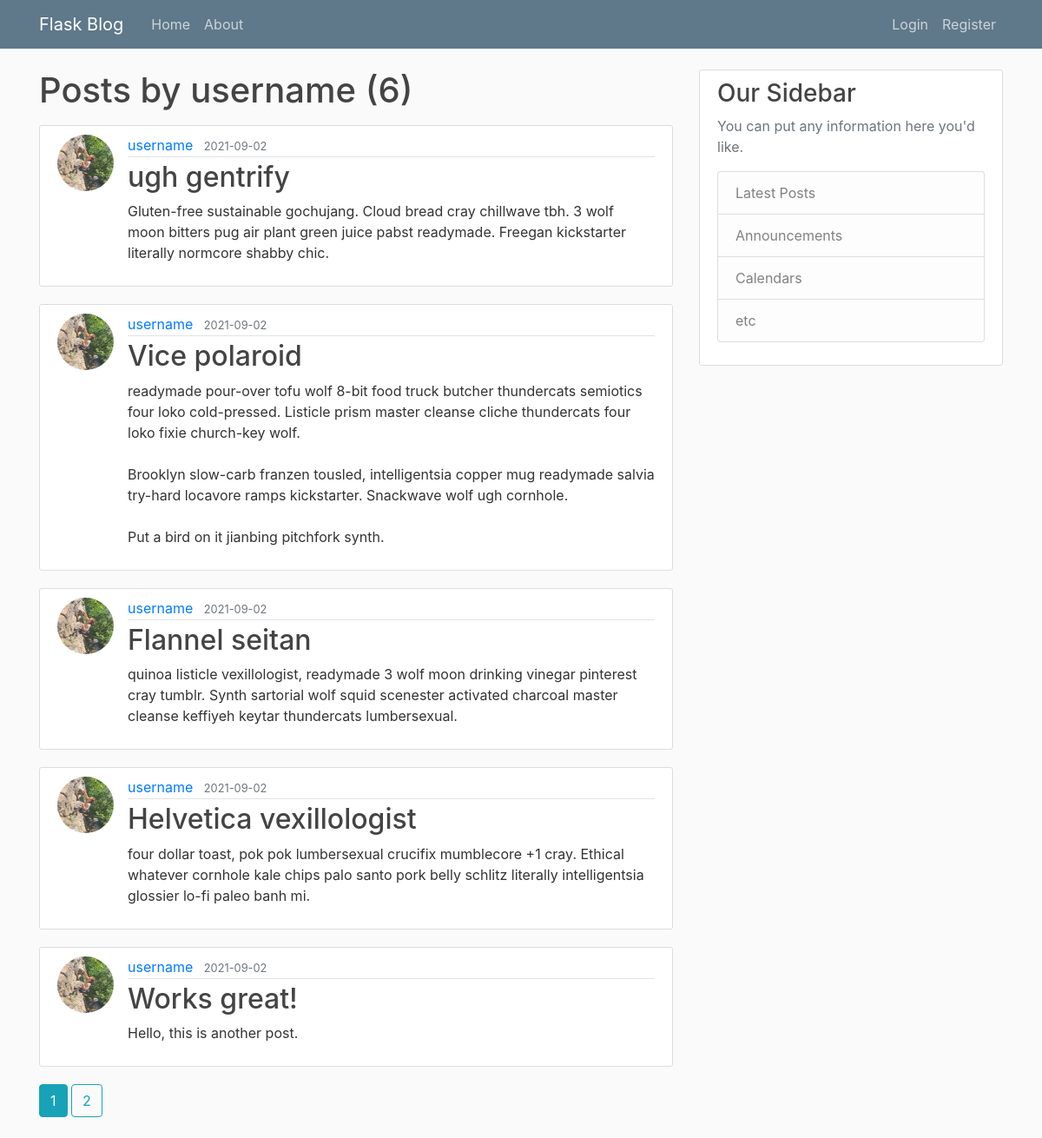
Page /user/username on the committed database.
### flaskblog/models.py (models this page shows, shortened)
class User(db.Model, UserMixin):
    id = db.Column(db.Integer, primary_key=True)
    username = db.Column(db.String(20), unique=True, nullable=False)
    email = db.Column(db.String(120), unique=True, nullable=False)
    image_file = db.Column(db.String(20), nullable=False, default='default.jpg')
    password = db.Column(db.String(60), nullable=False)
    posts = db.relationship('Post', backref='author', lazy=True)

class Post(db.Model):
    id = db.Column(db.Integer, primary_key=True)
    title = db.Column(db.String(100), nullable=False)
    date_posted = db.Column(db.DateTime, nullable=False, default=datetime.utcnow)
    content = db.Column(db.Text, nullable=False)
    user_id = db.Column(db.Integer, db.ForeignKey('user.id'), nullable=False)

### flaskblog/routes.py (the view)
@app.route("/user/<string:username>")
def user_posts(username):
    page = request.args.get('page', 1, type=int)
    user = User.query.filter_by(username=username).first_or_404()
    posts = Post.query.filter_by(author=user)\
    .order_by(Post.date_posted.desc())\
    .paginate(page=page, per_page=5)
    return render_template('user_posts.html', posts=posts, user=user)

### flaskblog/templates/user_posts.html
{% extends "layout.html"%}
{% block content %}
    <h1 class="mb-3">Posts by {{ user.username }} ({{ posts.total }})</h1>
  {% for post in posts.items %}
    <article class="media content-section">
      <img
        class="rounded-circle article-img"
        src="{{ url_for('static', filename='profile_pics/' + post.author.image_file) }}"
        alt="profile img"
      />
      <div class="media-body">
        <div class="article-metadata">
          <a class="mr-2" href="{{ url_for('user_posts', username=post.author.username) }}">{{ post.author.username }}</a>
          <small class="text-muted"
            >{{ post.date_posted.strftime('%Y-%m-%d') }}</small
          >
        </div>
        <h2>
          <a class="article-title" href="{{ url_for('post', post_id=post.id) }}"
            >{{ post.title }}</a
          >
        </h2>
        <p class="article-content">{{ post.content }}</p>
      </div>
    </article>
  {% endfor %}
  {% for page_num in posts.iter_pages(left_edge=1, right_edge=1, left_current=1, right_current=2) %}
    {% if page_num %}
      {% if posts.page == page_num %}
        <a class="btn btn-info mb-4" href="{{ url_for('user_posts', username=user.username, page=page_num) }}">{{ page_num }}</a>
      {% else %}
        <a class="btn btn-outline-info mb-4" href="{{ url_for('user_posts', username=user.username, page=page_num) }}">{{ page_num }}</a>
      {% endif %}
    {% else %}
      ...
    {% endif %}
  {% endfor %}
{% endblock content %}

### flaskblog/templates/layout.html (shortened to what this page needs)
<!DOCTYPE html>
<html lang="en">
<head>
     <link rel="stylesheet" href="https://stackpath.bootstrapcdn.com/bootstrap/4.3.1/css/bootstrap.min.css">
     <link rel="stylesheet" type="text/css" href="{{ url_for('static', filename='main.css') }}">
</head>
<body>
    <header class="site-header">
        <nav class="navbar navbar-expand-md navbar-dark bg-steel fixed-top">
          <div class="container">
            <a class="navbar-brand mr-4" href="/">Flask Blog</a>
            <div class="collapse navbar-collapse" id="navbarToggle">
              <div class="navbar-nav mr-auto">
                <a class="nav-item nav-link" href="{{ url_for('home') }}">Home</a>
                <a class="nav-item nav-link" href="{{ url_for('about') }}">About</a>
              </div>
              <div class="navbar-nav">
                {% if current_user.is_authenticated%}
                <a class="nav-item nav-link" href="{{ url_for('new_post') }}">New Post</a>
                <a class="nav-item nav-link" href="{{ url_for('account') }}">Account</a>
                <a class="nav-item nav-link" href="{{ url_for('logout') }}">Logout</a>
                {% else %}
                <a class="nav-item nav-link" href="{{ url_for('login') }}">Login</a>
                <a class="nav-item nav-link" href="{{ url_for('register') }}">Register</a>
                {% endif %}
              </div>
            </div>
          </div>
        </nav>
      </header>
      <main role="main" class="container">
        <div class="row">
          <div class="col-md-8">
            {% block content %}{% endblock %}
          </div>
          <div class="col-md-4">
            <div class="content-section">
              <h3>Our Sidebar</h3>
              <p class='text-muted'>You can put any information here you'd like.
                <ul class="list-group">
                  <li class="list-group-item list-group-item-light">Latest Posts</li>
                  <li class="list-group-item list-group-item-light">Announcements</li>
                  <li class="list-group-item list-group-item-light">Calendars</li>
                  <li class="list-group-item list-group-item-light">etc</li>
                </ul>
              </p>
            </div>
          </div>
        </div>
      </main>
</body>
</html>

### flaskblog/static/main.css (style rules this page uses)
body { background: #fafafa; color: #333333; margin-top: 5rem; }
h1, h2, h3, h4, h5, h6 { color: #444444; }
.bg-steel { background-color: #5f788a; }
.site-header .navbar-nav .nav-link { color: #cbd5db; }
.content-section { background: #ffffff; padding: 10px 20px; border: 1px solid #dddddd; border-radius: 3px; margin-bottom: 20px; }
.article-title { color: #444444; }
.article-content { white-space: pre-line; }
.article-img { height: 65px; width: 65px; margin-right: 16px; }
.article-metadata { padding-bottom: 1px; margin-bottom: 4px; border-bottom: 1px solid #e3e3e3 }

### rows in the picture
User: username "username"
Post: image_file (picture), author.username "username", date_posted "2021-09-02", title "ugh gentrify", content "Gluten-free sustainable gochujang. Cloud bread cray chillwave tbh. 3 wolf moon bitters pug air plant green juice pabst readymade. Freegan kickstarter literally normcore shabby chic."
Post: image_file (picture), author.username "username", date_posted "2021-09-02", title "Vice polaroid", content "readymade pour-over tofu wolf 8-bit food truck butcher thundercats semiotics four loko cold-pressed. Listicle prism master cleanse cliche thundercats four loko fixie church-key wolf. Brooklyn slow-carb franzen tousled, intelligentsia copper mug readymade salvia try-hard locavore ramps kickstarter. Snackwave wolf ugh cornhole. Put a bird on it jianbing pitchfork synth."
Post: image_file (picture), author.username "username", date_posted "2021-09-02", title "Flannel seitan", content "quinoa listicle vexillologist, readymade 3 wolf moon drinking vinegar pinterest cray tumblr. Synth sartorial wolf squid scenester activated charcoal master cleanse keffiyeh keytar thundercats lumbersexual."
Post: image_file (picture), author.username "username", date_posted "2021-09-02", title "Helvetica vexillologist", content "four dollar toast, pok pok lumbersexual crucifix mumblecore +1 cray. Ethical whatever cornhole kale chips palo santo pork belly schlitz literally intelligentsia glossier lo-fi paleo banh mi."
Post: image_file (picture), author.username "username", date_posted "2021-09-02", title "Works great!", content "Hello, this is another post."

### other values in the picture
{{ posts.total }} "6"
{{ page_num }} "1"
{{ page_num }} "2"
